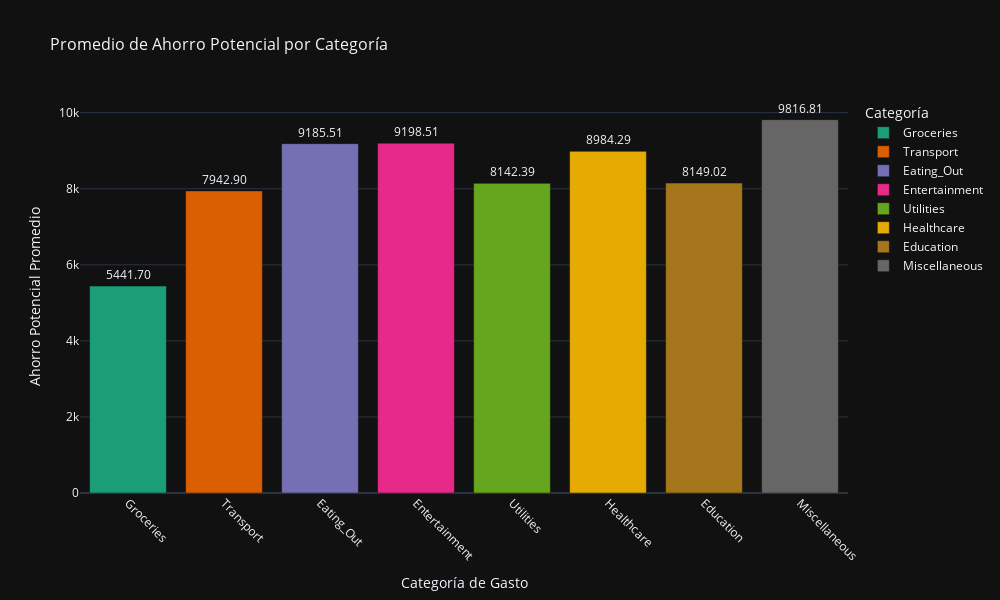

Write notebook code for a chart like this one.
### Code cell
import plotly.express as px
import pandas as pd
 
# Crear nuevas columnas para el ahorro potencial por categoría
categories = ['Groceries', 'Transport', 'Eating_Out', 'Entertainment', 'Utilities', 'Healthcare', 'Education', 'Miscellaneous']
for category in categories:
    data[f'{category}_savings'] = data['Disposable_Income'] - data[category]
 
# Calcular el ahorro potencial total
data['total_savings'] = data[[f'{category}_savings' for category in categories]].sum(axis=1)
 
# Calcular el promedio de ahorro potencial por categoría
category_savings = {category: data[f'{category}_savings'].mean() for category in categories}
 
# Crear un DataFrame para usar en el gráfico
category_savings_datos = pd.DataFrame(list(category_savings.items()), columns=['Categoría', 'Ahorro Potencial Promedio'])
 
# Crear el gráfico de barras con colores oscuros
fig = px.bar(
    category_savings_datos,
    x='Categoría',
    y='Ahorro Potencial Promedio',
    color='Categoría',
    text='Ahorro Potencial Promedio',
    color_discrete_sequence=px.colors.qualitative.Dark2,  # Paleta de colores oscuros
    title='Promedio de Ahorro Potencial por Categoría'
)
 
# Ajustar el diseño y dimensiones
fig.update_traces(
    texttemplate='%{text:.2f}',  # Mostrar solo 2 decimales
    textposition='outside'
)
fig.update_layout(
    xaxis_title='Categoría de Gasto',
    yaxis_title='Ahorro Potencial Promedio',
    title_font_size=16,
    xaxis_tickangle=45,
    template='plotly_dark',  # Tema oscuro
    width=1000,  # Ancho del gráfico
    height=600   # Altura del gráfico
)
 
# Mostrar el gráfico
fig.show()

### Figure 1 — Plotly figure (JSON) as saved in the notebook; plotly's stock layout.template omitted (floating-point values rounded to 4 significant figures)
{"data": [{"alignmentgroup": "True", "hovertemplate": "Categoría=%{x}<br>Ahorro Potencial Promedio=%{text}<extra></extra>", "legendgroup": "Groceries", "marker": {"color": "rgb(27,158,119)", "pattern": {"shape": ""}}, "name": "Groceries", "offsetgroup": "Groceries", "orientation": "v", "showlegend": true, "text": [5442.0], "textposition": "outside", "texttemplate": "%{text:.2f}", "type": "bar", "x": ["Groceries"], "xaxis": "x", "y": [5442.0], "yaxis": "y"}, {"alignmentgroup": "True", "hovertemplate": "Categoría=%{x}<br>Ahorro Potencial Promedio=%{text}<extra></extra>", "legendgroup": "Transport", "marker": {"color": "rgb(217,95,2)", "pattern": {"shape": ""}}, "name": "Transport", "offsetgroup": "Transport", "orientation": "v", "showlegend": true, "text": [7943.0], "textposition": "outside", "texttemplate": "%{text:.2f}", "type": "bar", "x": ["Transport"], "xaxis": "x", "y": [7943.0], "yaxis": "y"}, {"alignmentgroup": "True", "hovertemplate": "Categoría=%{x}<br>Ahorro Potencial Promedio=%{text}<extra></extra>", "legendgroup": "Eating_Out", "marker": {"color": "rgb(117,112,179)", "pattern": {"shape": ""}}, "name": "Eating_Out", "offsetgroup": "Eating_Out", "orientation": "v", "showlegend": true, "text": [9186.0], "textposition": "outside", "texttemplate": "%{text:.2f}", "type": "bar", "x": ["Eating_Out"], "xaxis": "x", "y": [9186.0], "yaxis": "y"}, {"alignmentgroup": "True", "hovertemplate": "Categoría=%{x}<br>Ahorro Potencial Promedio=%{text}<extra></extra>", "legendgroup": "Entertainment", "marker": {"color": "rgb(231,41,138)", "pattern": {"shape": ""}}, "name": "Entertainment", "offsetgroup": "Entertainment", "orientation": "v", "showlegend": true, "text": [9199.0], "textposition": "outside", "texttemplate": "%{text:.2f}", "type": "bar", "x": ["Entertainment"], "xaxis": "x", "y": [9199.0], "yaxis": "y"}, {"alignmentgroup": "True", "hovertemplate": "Categoría=%{x}<br>Ahorro Potencial Promedio=%{text}<extra></extra>", "legendgroup": "Utilities", "marker": {"color": "rgb(102,166,30)", "pattern": {"shape": ""}}, "name": "Utilities", "offsetgroup": "Utilities", "orientation": "v", "showlegend": true, "text": [8142.0], "textposition": "outside", "texttemplate": "%{text:.2f}", "type": "bar", "x": ["Utilities"], "xaxis": "x", "y": [8142.0], "yaxis": "y"}, {"alignmentgroup": "True", "hovertemplate": "Categoría=%{x}<br>Ahorro Potencial Promedio=%{text}<extra></extra>", "legendgroup": "Healthcare", "marker": {"color": "rgb(230,171,2)", "pattern": {"shape": ""}}, "name": "Healthcare", "offsetgroup": "Healthcare", "orientation": "v", "showlegend": true, "text": [8984.0], "textposition": "outside", "texttemplate": "%{text:.2f}", "type": "bar", "x": ["Healthcare"], "xaxis": "x", "y": [8984.0], "yaxis": "y"}, {"alignmentgroup": "True", "hovertemplate": "Categoría=%{x}<br>Ahorro Potencial Promedio=%{text}<extra></extra>", "legendgroup": "Education", "marker": {"color": "rgb(166,118,29)", "pattern": {"shape": ""}}, "name": "Education", "offsetgroup": "Education", "orientation": "v", "showlegend": true, "text": [8149.0], "textposition": "outside", "texttemplate": "%{text:.2f}", "type": "bar", "x": ["Education"], "xaxis": "x", "y": [8149.0], "yaxis": "y"}, {"alignmentgroup": "True", "hovertemplate": "Categoría=%{x}<br>Ahorro Potencial Promedio=%{text}<extra></extra>", "legendgroup": "Miscellaneous", "marker": {"color": "rgb(102,102,102)", "pattern": {"shape": ""}}, "name": "Miscellaneous", "offsetgroup": "Miscellaneous", "orientation": "v", "showlegend": true, "text": [9817.0], "textposition": "outside", "texttemplate": "%{text:.2f}", "type": "bar", "x": ["Miscellaneous"], "xaxis": "x", "y": [9817.0], "yaxis": "y"}], "layout": {"barmode": "relative", "height": 600, "legend": {"title": {"text": "Categoría"}, "tracegroupgap": 0}, "title": {"font": {"size": 16}, "text": "Promedio de Ahorro Potencial por Categoría"}, "width": 1000, "xaxis": {"anchor": "y", "categoryarray": ["Groceries", "Transport", "Eating_Out", "Entertainment", "Utilities", "Healthcare", "Education", "Miscellaneous"], "categoryorder": "array", "domain": [0, 1], "tickangle": 45, "title": {"text": "Categoría de Gasto"}}, "yaxis": {"anchor": "x", "domain": [0, 1], "title": {"text": "Ahorro Potencial Promedio"}}}}
